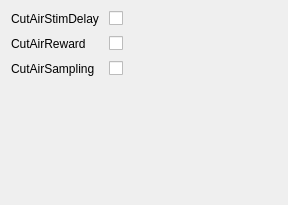
             <widget class="QWidget" name="airControlScrollAreaWidgetContents">
              <property name="geometry">
               <rect>
                <x>0</x>
                <y>0</y>
                <width>288</width>
                <height>205</height>
               </rect>
              </property>
              <layout class="QGridLayout" name="gridLayout_13">
               <item row="0" column="0">
                <layout class="QFormLayout" name="airControlFormLayout">
                 <property name="horizontalSpacing">
                  <number>10</number>
                 </property>
                 <property name="verticalSpacing">
                  <number>10</number>
                 </property>
                 <item row="0" column="0">
                  <widget class="QLabel" name="cutAirStimDelayLabel">
                   <property name="text">
                    <string>CutAirStimDelay</string>
                   </property>
                  </widget>
                 </item>
                 <item row="0" column="1">
                  <widget class="QCheckBox" name="cutAirStimDelayCheckBox"/>
                 </item>
                 <item row="1" column="0">
                  <widget class="QLabel" name="cutAirRewardLabel">
                   <property name="text">
                    <string>CutAirReward</string>
                   </property>
                  </widget>
                 </item>
                 <item row="1" column="1">
                  <widget class="QCheckBox" name="cutAirRewardCheckBox"/>
                 </item>
                 <item row="2" column="0">
                  <widget class="QLabel" name="cutAirSamplingLabel">
                   <property name="text">
                    <string>CutAirSampling</string>
                   </property>
                  </widget>
                 </item>
                 <item row="2" column="1">
                  <widget class="QCheckBox" name="cutAirSamplingCheckBox"/>
                 </item>
                </layout>
               </item>
              </layout>
             </widget>
